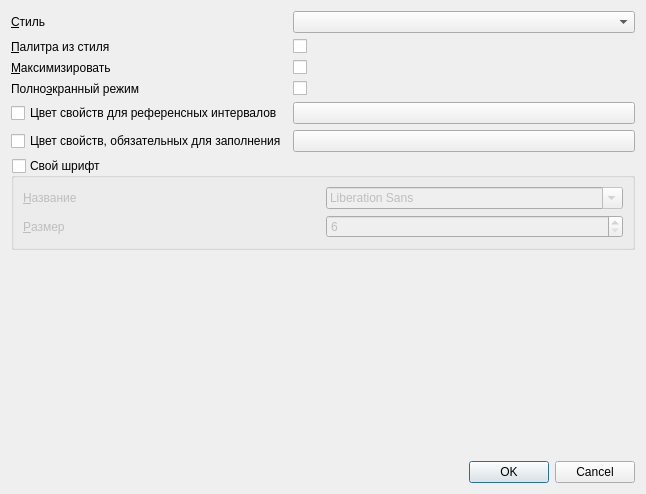
<?xml version="1.0" encoding="UTF-8"?>
<ui version="4.0">
 <class>decorDialog</class>
 <widget class="QDialog" name="decorDialog">
  <property name="geometry">
   <rect>
    <x>0</x>
    <y>0</y>
    <width>646</width>
    <height>494</height>
   </rect>
  </property>
  <property name="windowTitle">
   <string>Внешний вид</string>
  </property>
  <property name="sizeGripEnabled">
   <bool>false</bool>
  </property>
  <layout class="QGridLayout" name="gridLayout">
   <item row="0" column="1">
    <widget class="QComboBox" name="cmbStyle"/>
   </item>
   <item row="2" column="1">
    <widget class="QCheckBox" name="chkMaximizeMainWindow"/>
   </item>
   <item row="0" column="0">
    <widget class="QLabel" name="lblStyle">
     <property name="sizePolicy">
      <sizepolicy hsizetype="Maximum" vsizetype="Preferred">
       <horstretch>0</horstretch>
       <verstretch>0</verstretch>
      </sizepolicy>
     </property>
     <property name="text">
      <string>&amp;Стиль</string>
     </property>
     <property name="buddy">
      <cstring>cmbStyle</cstring>
     </property>
    </widget>
   </item>
   <item row="2" column="0">
    <widget class="QLabel" name="lblMaximizeMainWindow">
     <property name="sizePolicy">
      <sizepolicy hsizetype="Maximum" vsizetype="Preferred">
       <horstretch>0</horstretch>
       <verstretch>0</verstretch>
      </sizepolicy>
     </property>
     <property name="text">
      <string>&amp;Максимизировать</string>
     </property>
     <property name="buddy">
      <cstring>chkMaximizeMainWindow</cstring>
     </property>
    </widget>
   </item>
   <item row="3" column="0">
    <widget class="QLabel" name="lblFullScreenMainWindow">
     <property name="sizePolicy">
      <sizepolicy hsizetype="Maximum" vsizetype="Preferred">
       <horstretch>0</horstretch>
       <verstretch>0</verstretch>
      </sizepolicy>
     </property>
     <property name="text">
      <string>Полно&amp;экранный режим</string>
     </property>
     <property name="buddy">
      <cstring>chkFullScreenMainWindow</cstring>
     </property>
    </widget>
   </item>
   <item row="1" column="1">
    <widget class="QCheckBox" name="chkStandartPalette"/>
   </item>
   <item row="9" column="0" colspan="2">
    <widget class="QDialogButtonBox" name="buttonBox">
     <property name="orientation">
      <enum>Qt::Horizontal</enum>
     </property>
     <property name="standardButtons">
      <set>QDialogButtonBox::Cancel|QDialogButtonBox::Ok</set>
     </property>
    </widget>
   </item>
   <item row="1" column="0">
    <widget class="QLabel" name="lblStandartPalette">
     <property name="sizePolicy">
      <sizepolicy hsizetype="Maximum" vsizetype="Preferred">
       <horstretch>0</horstretch>
       <verstretch>0</verstretch>
      </sizepolicy>
     </property>
     <property name="text">
      <string>&amp;Палитра из стиля</string>
     </property>
     <property name="buddy">
      <cstring>chkStandartPalette</cstring>
     </property>
    </widget>
   </item>
   <item row="5" column="0">
    <widget class="QCheckBox" name="chkPropertyColor">
     <property name="text">
      <string>Цвет свойств, обязательных для заполнения</string>
     </property>
    </widget>
   </item>
   <item row="3" column="1">
    <widget class="QCheckBox" name="chkFullScreenMainWindow"/>
   </item>
   <item row="8" column="0" colspan="2">
    <spacer name="verticalSpacer">
     <property name="orientation">
      <enum>Qt::Vertical</enum>
     </property>
     <property name="sizeHint" stdset="0">
      <size>
       <width>20</width>
       <height>40</height>
      </size>
     </property>
    </spacer>
   </item>
   <item row="5" column="1">
    <widget class="QPushButton" name="btnPropertyColor"/>
   </item>
   <item row="7" column="0" colspan="2">
    <widget class="QGroupBox" name="chkUseCustomFont">
     <property name="title">
      <string>Свой шрифт</string>
     </property>
     <property name="checkable">
      <bool>true</bool>
     </property>
     <property name="checked">
      <bool>false</bool>
     </property>
     <layout class="QGridLayout" name="gridLayout_2">
      <item row="0" column="0">
       <widget class="QLabel" name="lblFont">
        <property name="enabled">
         <bool>false</bool>
        </property>
        <property name="text">
         <string>&amp;Название</string>
        </property>
        <property name="buddy">
         <cstring>cmbFont</cstring>
        </property>
       </widget>
      </item>
      <item row="1" column="0">
       <widget class="QLabel" name="lblFontSize">
        <property name="enabled">
         <bool>false</bool>
        </property>
        <property name="text">
         <string>&amp;Размер</string>
        </property>
        <property name="buddy">
         <cstring>edtFontSize</cstring>
        </property>
       </widget>
      </item>
      <item row="0" column="1">
       <widget class="QFontComboBox" name="cmbFont"/>
      </item>
      <item row="1" column="1">
       <widget class="QSpinBox" name="edtFontSize">
        <property name="minimum">
         <number>6</number>
        </property>
        <property name="maximum">
         <number>24</number>
        </property>
       </widget>
      </item>
     </layout>
    </widget>
   </item>
   <item row="4" column="0">
    <widget class="QCheckBox" name="chkPropertyColorTest">
     <property name="text">
      <string>Цвет свойств для референсных интервалов</string>
     </property>
    </widget>
   </item>
   <item row="4" column="1">
    <widget class="QPushButton" name="btnPropertyColorTest"/>
   </item>
  </layout>
 </widget>
 <tabstops>
  <tabstop>cmbStyle</tabstop>
  <tabstop>chkStandartPalette</tabstop>
  <tabstop>chkMaximizeMainWindow</tabstop>
  <tabstop>chkFullScreenMainWindow</tabstop>
  <tabstop>buttonBox</tabstop>
 </tabstops>
 <resources/>
 <connections>
  <connection>
   <sender>buttonBox</sender>
   <signal>accepted()</signal>
   <receiver>decorDialog</receiver>
   <slot>accept()</slot>
   <hints>
    <hint type="sourcelabel">
     <x>203</x>
     <y>207</y>
    </hint>
    <hint type="destinationlabel">
     <x>212</x>
     <y>167</y>
    </hint>
   </hints>
  </connection>
  <connection>
   <sender>buttonBox</sender>
   <signal>rejected()</signal>
   <receiver>decorDialog</receiver>
   <slot>reject()</slot>
   <hints>
    <hint type="sourcelabel">
     <x>296</x>
     <y>206</y>
    </hint>
    <hint type="destinationlabel">
     <x>322</x>
     <y>170</y>
    </hint>
   </hints>
  </connection>
 </connections>
</ui>
